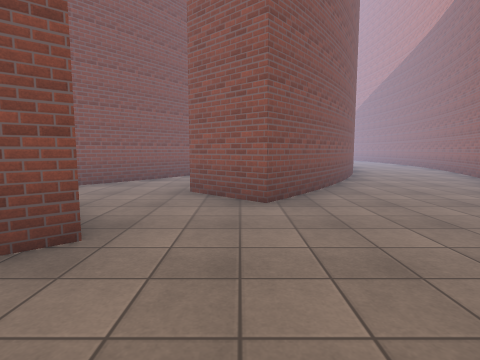
view 1 (above)

24 first-person views from a walk through a Unity game level. The camera is 1.4 m above the floor, tilts 6° down and sees 80° across. The floor is counted in squares, 2 m on a side. Each view is taken from the middle of a square. On the plan, view 1 faces up. The plan holds only what a view shows up to about 10 squares ahead; the rest is blank. The place goes on beyond the plan. Surface patterns are stand-ins for the level's own textures.

view 2
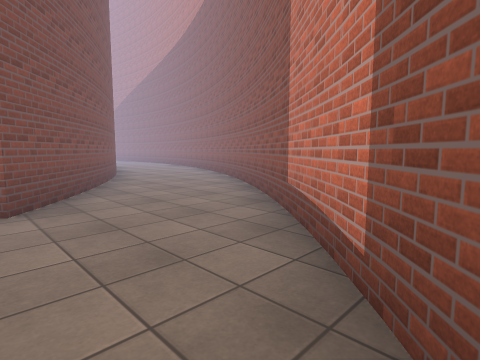

view 3
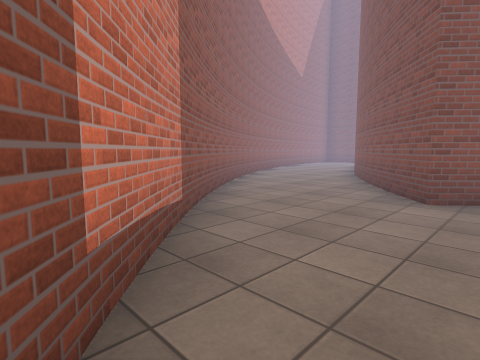

view 4
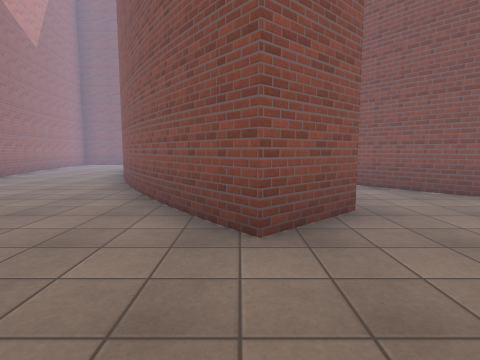

view 5
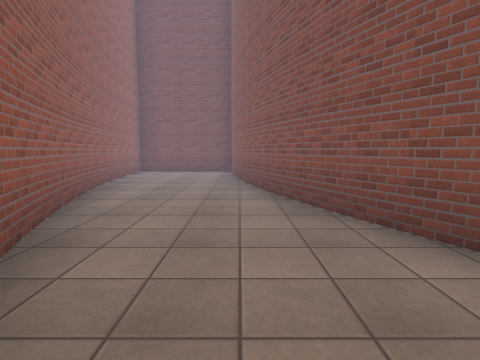

view 6
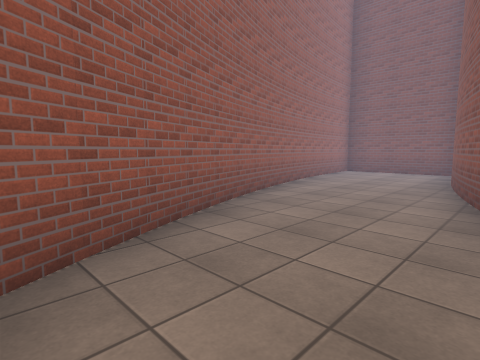

view 7
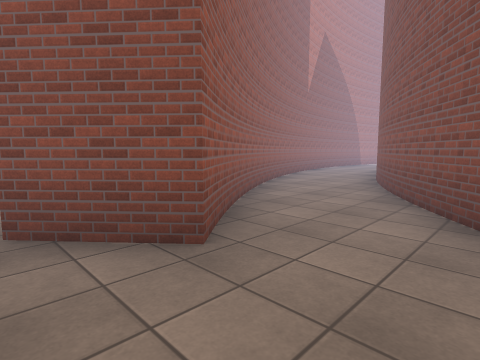

view 8
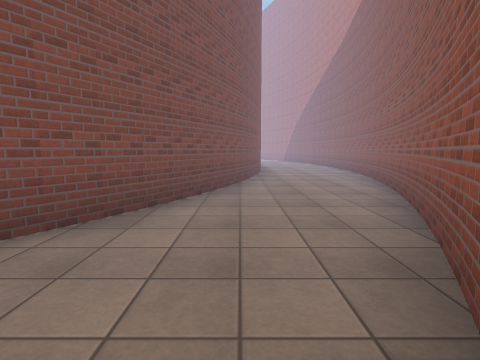

view 9
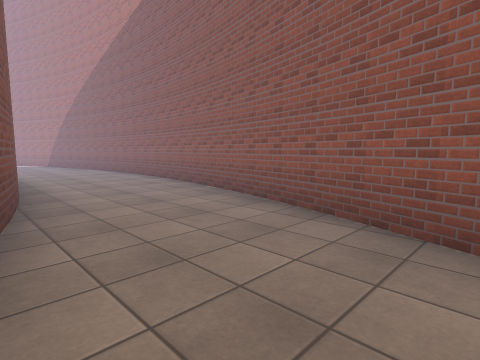

view 10
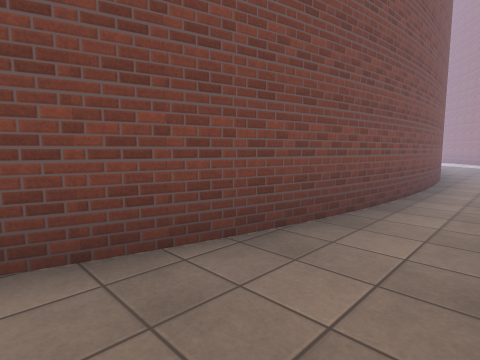

view 11
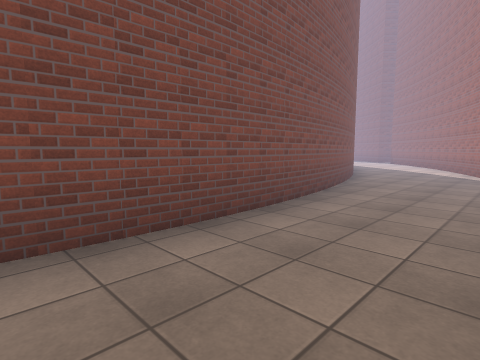

view 12
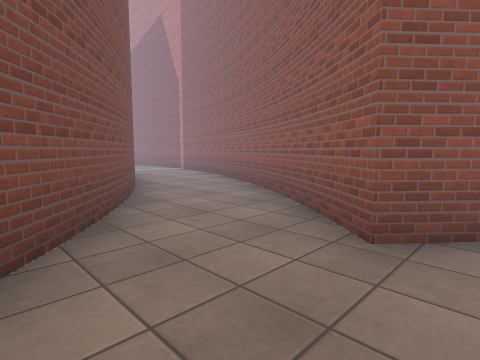

view 13
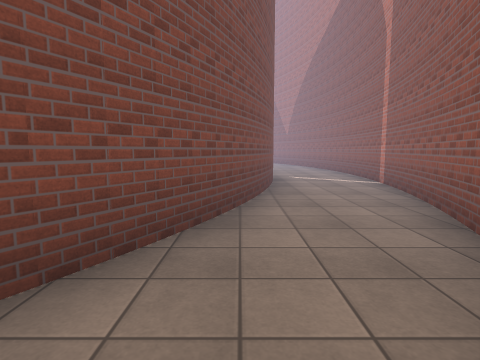

view 14
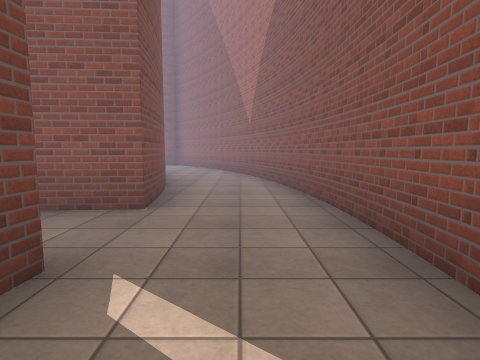

view 15
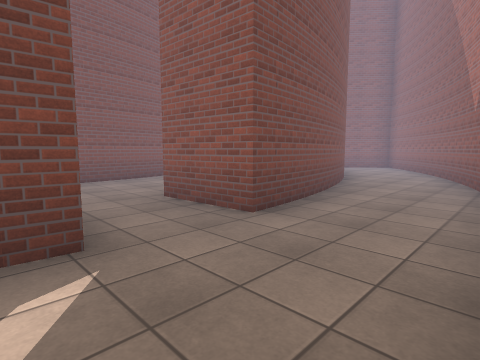

view 16
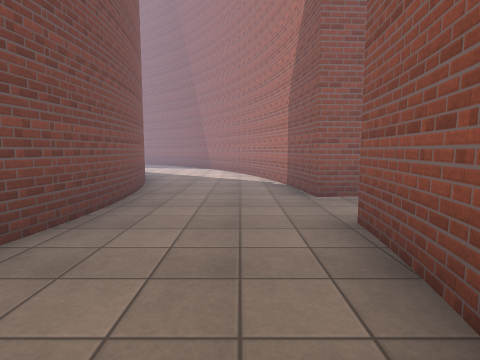

view 17
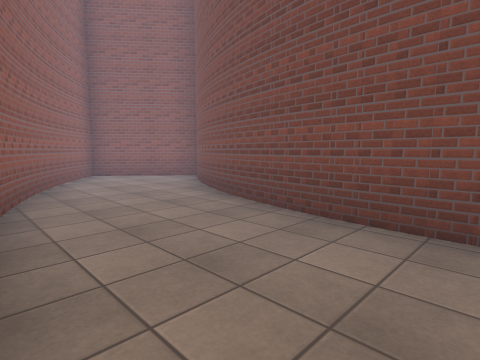

view 18
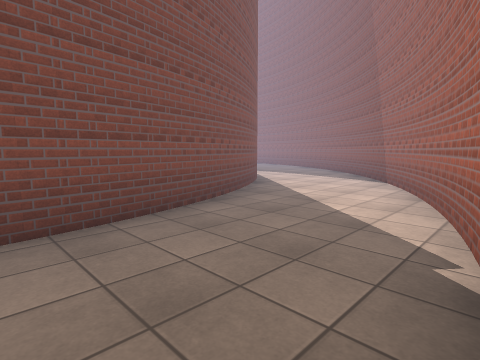

view 19
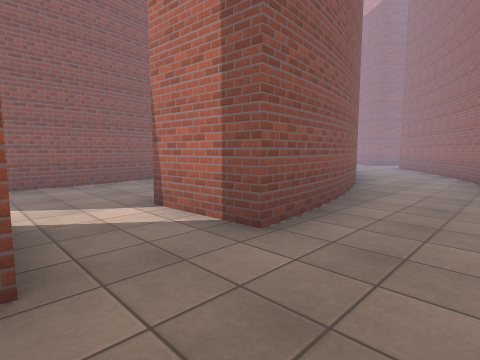

view 20
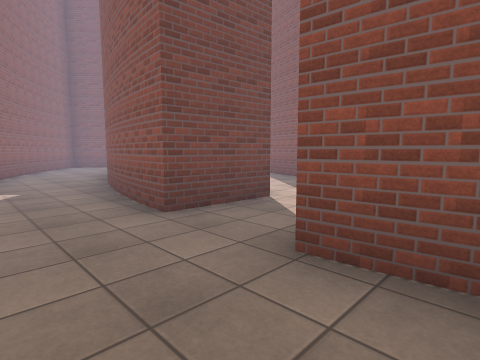

view 21
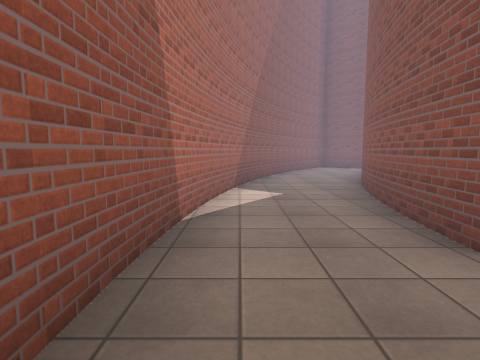

view 22
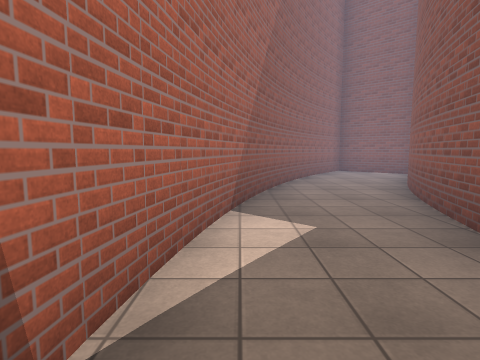

view 23
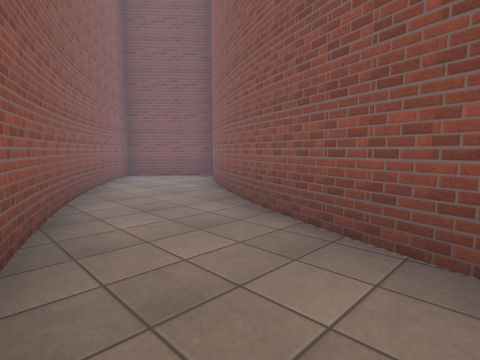

view 24
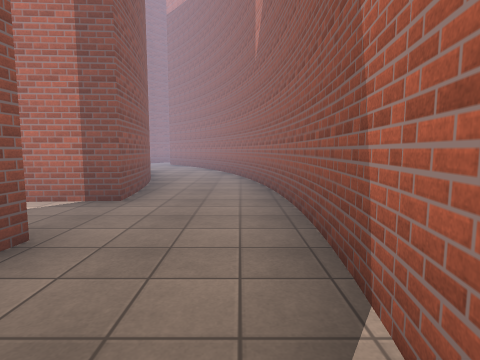

### Floor plan
Key: @ floor where view 1 was taken; # wall or solid block; . floor.
Columns run from 24 left of view 1 to 7 right of it. Each row starts with its distance up from view 1.
 24                  ...## ..##...#
 23                  ....##...# ...
 22                   ....# ..##...
 21                   #...##...##..
 20                   ##...##..##..
 19                    #...##..##...
 18                    ##..##..##...
 17                     #..##..##...
 16                     #.......#...
 15                     #.......#...
 14                     #..##...#...
 13                    ##..##..##...
 12                    #...##..##...
 11                   ##...##..##...
 10                   #...##...##..#
  9                   ##..##..##...#
  8                    ####...##...#
  7        ########     ###..##...##
  6         .. ...      ##..###...#
  5  ####    .....     ##...##...##
  4 ##..##    ...    ###....#....#
  3 #....#### #.# ####....#.....##
  2 ###.....###.###.....###....##
  1   ###.............####....##
  0     ###.........####....@##
 -1       ############......##
 -2            ####.......###
 -3            #.........##
 -4            #......####
 -5            #..#####
 -6            ####

Where each view was taken, in squares from view 1:
view 1: 0 up, 0 right, facing up
view 2: 0 up, 0 right, facing up-right
view 3: 3 up, 3 right, facing down-left
view 4: 2 up, 1 right, facing left
view 5: 2 down, 3 left, facing left
view 6: 1 down, 3 left, facing down-left
view 7: 5 up, 1 left, facing down-left
view 8: 4 up, 4 right, facing up
view 9: 8 up, 4 right, facing up-right
view 10: 10 up, 6 right, facing up-left
view 11: 14 up, 7 right, facing up-left
view 12: 4 up, 3 left, facing up-right
view 13: 7 up, 0 right, facing up
view 14: 13 up, 2 right, facing up
view 15: 14 up, 3 right, facing up-left
view 16: 12 up, 2 left, facing up
view 17: 16 up, 1 left, facing down-left
view 18: 16 up, 1 left, facing up-left
view 19: 0 up, 14 left, facing up-right
view 20: 0 up, 11 left, facing up-left
view 21: 0 up, 12 left, facing left
view 22: 0 up, 14 left, facing left
view 23: 0 up, 16 left, facing up-left
view 24: 0 up, 16 left, facing right
